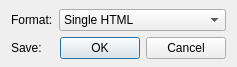
<?xml version="1.0" encoding="UTF-8"?>
<ui version="4.0">
 <class>SavePageDialog</class>
 <widget class="QDialog" name="SavePageDialog">
  <property name="geometry">
   <rect>
    <x>0</x>
    <y>0</y>
    <width>237</width>
    <height>67</height>
   </rect>
  </property>
  <property name="windowTitle">
   <string>Dialog</string>
  </property>
  <widget class="QWidget" name="layoutWidget">
   <property name="geometry">
    <rect>
     <x>11</x>
     <y>9</y>
     <width>215</width>
     <height>51</height>
    </rect>
   </property>
   <layout class="QGridLayout" name="gridLayout_3">
    <item row="0" column="0">
     <widget class="QLabel" name="label1">
      <property name="text">
       <string>Format:</string>
      </property>
      <property name="buddy">
       <cstring>formatComboBox</cstring>
      </property>
     </widget>
    </item>
    <item row="0" column="1">
     <widget class="QComboBox" name="comboBox">
      <item>
       <property name="text">
        <string>Single HTML</string>
       </property>
      </item>
      <item>
       <property name="text">
        <string>Complete HTML</string>
       </property>
      </item>
      <item>
       <property name="text">
        <string>MIME HTML</string>
       </property>
      </item>
     </widget>
    </item>
    <item row="1" column="0">
     <widget class="QLabel" name="label2">
      <property name="text">
       <string>Save:</string>
      </property>
      <property name="buddy">
       <cstring>filePathLineEdit</cstring>
      </property>
     </widget>
    </item>
    <item row="1" column="1">
     <widget class="QDialogButtonBox" name="buttonBox">
      <property name="orientation">
       <enum>Qt::Horizontal</enum>
      </property>
      <property name="standardButtons">
       <set>QDialogButtonBox::Cancel|QDialogButtonBox::Ok</set>
      </property>
     </widget>
    </item>
   </layout>
  </widget>
 </widget>
 <resources/>
 <connections/>
</ui>
